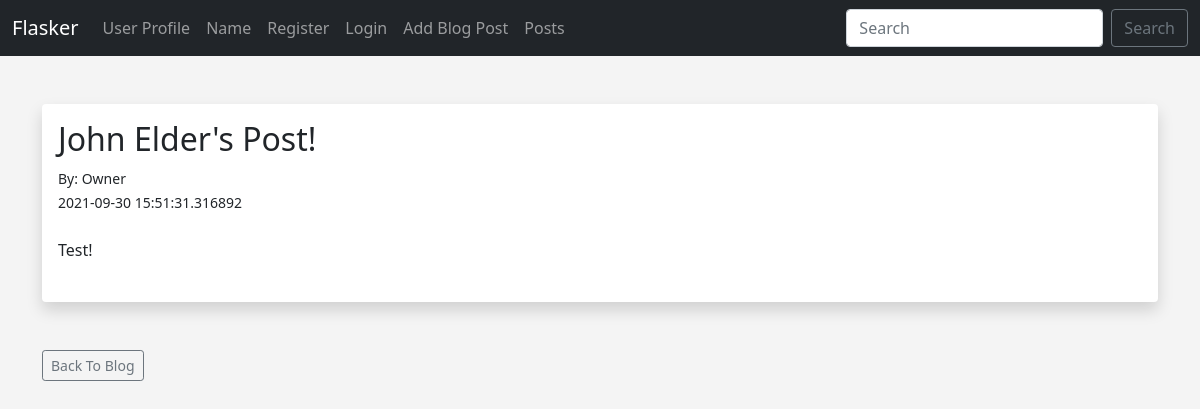
Page /posts/3 on the committed database.
### app.py (models this page shows, shortened)
class Posts(db.Model):
	id = db.Column(db.Integer, primary_key=True)
	title = db.Column(db.String(255))
	content = db.Column(db.Text)
	date_posted = db.Column(db.DateTime, default=datetime.utcnow)
	slug = db.Column(db.String(255))
	poster_id = db.Column(db.Integer, db.ForeignKey('users.id'))

class Users(db.Model, UserMixin):
	id = db.Column(db.Integer, primary_key=True)
	username = db.Column(db.String(20), nullable=False, unique=True)
	name = db.Column(db.String(200), nullable=False)
	email = db.Column(db.String(120), nullable=False, unique=True)
	favorite_color = db.Column(db.String(120))
	about_author = db.Column(db.Text(500), nullable=True)
	date_added = db.Column(db.DateTime, default=datetime.utcnow)
	profile_pic = db.Column(db.String(), nullable=True)
	password_hash = db.Column(db.String(128))
	posts = db.relationship('Posts', backref='poster')
	@property
	def password(self):
		raise AttributeError('password is not a readable attribute!')

### app.py (the view)
@app.route('/posts/<int:id>')
def post(id):
	post = Posts.query.get_or_404(id)
	return render_template('post.html', post=post)

### webforms.py
class SearchForm(FlaskForm):
	searched = StringField("Searched", validators=[DataRequired()])
	submit = SubmitField("Submit")

### app.py (called while the page is built)
@app.context_processor
def base():
	form = SearchForm()
	return dict(form=form)

### templates/post.html (shortened to what this page needs)
{% extends 'base.html' %}
{% block content %}
<br/>
<div class="shadow p-3 mb-5 bg-body rounded">
	<h2>{{ post.title }}</h2>
	<small>By: {{ post.poster.name }}<br/>
	{{ post.date_posted }}</small> <br/><br/>
	{{ post.content|safe }}<br/><br/>
</div>
<a href="{{ url_for('posts')}}" class="btn btn-outline-secondary btn-sm">Back To Blog</a>
{% endblock %}

### static/css/style.css (style rules this page uses)
body { background: #f4f4f4; }

### rows in the picture
Posts: title "John Elder's Post!", date_posted "2021-09-30 15:51:31.316892", content "Test!"
Users: poster.name "Owner"
